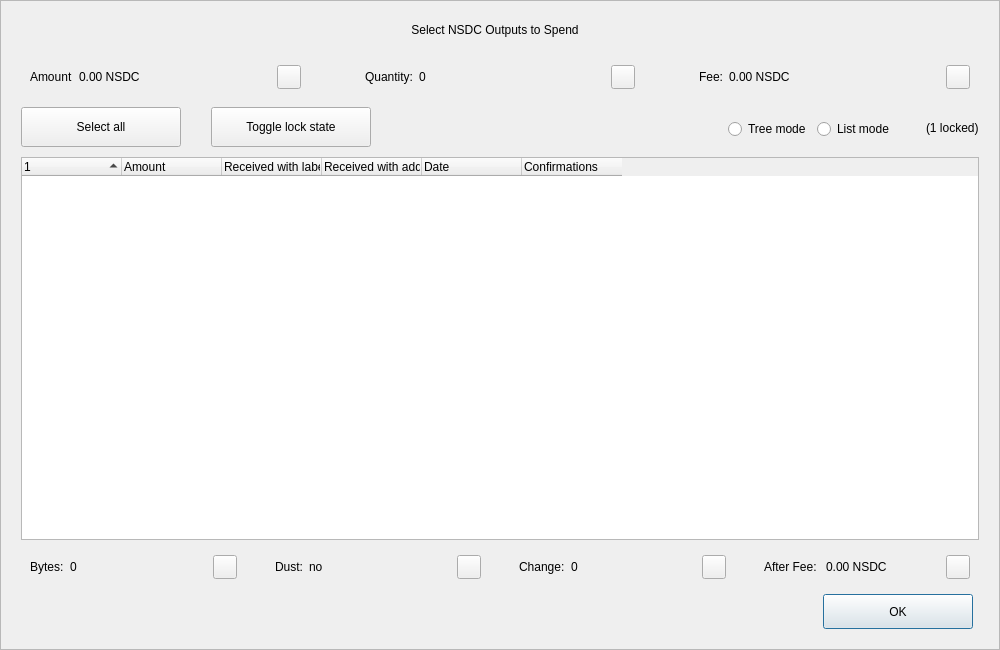
<?xml version="1.0" encoding="UTF-8"?>
<ui version="4.0">
 <class>CoinControlDialog</class>
 <widget class="QDialog" name="CoinControlDialog">
  <property name="geometry">
   <rect>
    <x>0</x>
    <y>0</y>
    <width>1000</width>
    <height>650</height>
   </rect>
  </property>
  <property name="minimumSize">
   <size>
    <width>950</width>
    <height>650</height>
   </size>
  </property>
  <property name="windowTitle">
   <string>Coin Selection</string>
  </property>
  <property name="styleSheet">
   <string notr="true"/>
  </property>
  <layout class="QVBoxLayout" name="verticalLayout">
   <property name="spacing">
    <number>0</number>
   </property>
   <property name="leftMargin">
    <number>0</number>
   </property>
   <property name="topMargin">
    <number>0</number>
   </property>
   <property name="rightMargin">
    <number>0</number>
   </property>
   <property name="bottomMargin">
    <number>0</number>
   </property>
   <item>
    <widget class="QFrame" name="frameContainer">
     <property name="toolTipDuration">
      <number>0</number>
     </property>
     <property name="frameShape">
      <enum>QFrame::StyledPanel</enum>
     </property>
     <property name="frameShadow">
      <enum>QFrame::Raised</enum>
     </property>
     <layout class="QVBoxLayout" name="verticalLayout_2">
      <property name="leftMargin">
       <number>0</number>
      </property>
      <property name="rightMargin">
       <number>0</number>
      </property>
      <property name="bottomMargin">
       <number>20</number>
      </property>
      <item>
       <layout class="QHBoxLayout" name="horizontalLayout_12">
        <property name="spacing">
         <number>0</number>
        </property>
        <property name="leftMargin">
         <number>20</number>
        </property>
        <property name="rightMargin">
         <number>30</number>
        </property>
        <item>
         <spacer name="horizontalSpacer_4">
          <property name="orientation">
           <enum>Qt::Horizontal</enum>
          </property>
          <property name="sizeHint" stdset="0">
           <size>
            <width>40</width>
            <height>20</height>
           </size>
          </property>
         </spacer>
        </item>
        <item>
         <widget class="QLabel" name="labelTitle">
          <property name="minimumSize">
           <size>
            <width>0</width>
            <height>40</height>
           </size>
          </property>
          <property name="maximumSize">
           <size>
            <width>16777215</width>
            <height>40</height>
           </size>
          </property>
          <property name="text">
           <string>Select NSDC Outputs to Spend</string>
          </property>
          <property name="alignment">
           <set>Qt::AlignCenter</set>
          </property>
          <property name="margin">
           <number>7</number>
          </property>
         </widget>
        </item>
        <item>
         <spacer name="horizontalSpacer_5">
          <property name="orientation">
           <enum>Qt::Horizontal</enum>
          </property>
          <property name="sizeHint" stdset="0">
           <size>
            <width>40</width>
            <height>20</height>
           </size>
          </property>
         </spacer>
        </item>
       </layout>
      </item>
      <item>
       <layout class="QHBoxLayout" name="horizontalLayout_8">
        <property name="leftMargin">
         <number>20</number>
        </property>
        <property name="rightMargin">
         <number>20</number>
        </property>
        <item>
         <widget class="QWidget" name="layoutAmount" native="true">
          <layout class="QHBoxLayout" name="horizontalLayout_9" stretch="0,1,0">
           <item>
            <widget class="QLabel" name="labelCoinControlAmountText">
             <property name="text">
              <string>Amount</string>
             </property>
            </widget>
           </item>
           <item>
            <widget class="QLabel" name="labelCoinControlAmount">
             <property name="text">
              <string>0.00 NSDC</string>
             </property>
            </widget>
           </item>
           <item alignment="Qt::AlignHCenter|Qt::AlignVCenter">
            <widget class="QPushButton" name="pushButtonAmount">
             <property name="minimumSize">
              <size>
               <width>0</width>
               <height>24</height>
              </size>
             </property>
             <property name="maximumSize">
              <size>
               <width>24</width>
               <height>26</height>
              </size>
             </property>
             <property name="focusPolicy">
              <enum>Qt::NoFocus</enum>
             </property>
             <property name="styleSheet">
              <string notr="true">padding-bottom:2px;
padding-right:4px;</string>
             </property>
             <property name="text">
              <string/>
             </property>
            </widget>
           </item>
          </layout>
         </widget>
        </item>
        <item>
         <spacer name="horizontalSpacer_2">
          <property name="orientation">
           <enum>Qt::Horizontal</enum>
          </property>
          <property name="sizeType">
           <enum>QSizePolicy::Fixed</enum>
          </property>
          <property name="sizeHint" stdset="0">
           <size>
            <width>40</width>
            <height>20</height>
           </size>
          </property>
         </spacer>
        </item>
        <item>
         <widget class="QWidget" name="layoutQuantity" native="true">
          <layout class="QHBoxLayout" name="horizontalLayout_10" stretch="0,1,0">
           <item>
            <widget class="QLabel" name="labelCoinControlQuantityText">
             <property name="text">
              <string>Quantity:</string>
             </property>
            </widget>
           </item>
           <item>
            <widget class="QLabel" name="labelCoinControlQuantity">
             <property name="text">
              <string>0</string>
             </property>
            </widget>
           </item>
           <item alignment="Qt::AlignHCenter|Qt::AlignVCenter">
            <widget class="QPushButton" name="pushButtonQuantity">
             <property name="minimumSize">
              <size>
               <width>0</width>
               <height>24</height>
              </size>
             </property>
             <property name="maximumSize">
              <size>
               <width>24</width>
               <height>26</height>
              </size>
             </property>
             <property name="focusPolicy">
              <enum>Qt::NoFocus</enum>
             </property>
             <property name="styleSheet">
              <string notr="true">padding-bottom:2px;
               padding-right:4px;</string>
             </property>
             <property name="text">
              <string/>
             </property>
            </widget>
           </item>
          </layout>
         </widget>
        </item>
        <item>
         <spacer name="horizontalSpacer_22">
          <property name="orientation">
           <enum>Qt::Horizontal</enum>
          </property>
          <property name="sizeType">
           <enum>QSizePolicy::Fixed</enum>
          </property>
          <property name="sizeHint" stdset="0">
           <size>
            <width>40</width>
            <height>20</height>
           </size>
          </property>
         </spacer>
        </item>
        <item>
         <widget class="QWidget" name="layoutFee" native="true">
          <layout class="QHBoxLayout" name="horizontalLayout_11" stretch="0,1,0">
           <item>
            <widget class="QLabel" name="labelCoinControlFeeText">
             <property name="text">
              <string>Fee:</string>
             </property>
            </widget>
           </item>
           <item>
            <widget class="QLabel" name="labelCoinControlFee">
             <property name="text">
              <string>0.00 NSDC</string>
             </property>
            </widget>
           </item>
           <item alignment="Qt::AlignHCenter|Qt::AlignVCenter">
            <widget class="QPushButton" name="pushButtonFee">
             <property name="minimumSize">
              <size>
               <width>0</width>
               <height>24</height>
              </size>
             </property>
             <property name="maximumSize">
              <size>
               <width>24</width>
               <height>26</height>
              </size>
             </property>
             <property name="focusPolicy">
              <enum>Qt::NoFocus</enum>
             </property>
             <property name="styleSheet">
              <string notr="true">padding-bottom:2px;
               padding-right:4px;</string>
             </property>
             <property name="text">
              <string/>
             </property>
            </widget>
           </item>
          </layout>
         </widget>
        </item>
       </layout>
      </item>
      <item>
       <widget class="QFrame" name="frame">
        <property name="minimumSize">
         <size>
          <width>0</width>
          <height>40</height>
         </size>
        </property>
        <property name="styleSheet">
         <string notr="true">#frame {
	border:0;
}</string>
        </property>
        <property name="frameShape">
         <enum>QFrame::StyledPanel</enum>
        </property>
        <property name="frameShadow">
         <enum>QFrame::Sunken</enum>
        </property>
        <layout class="QHBoxLayout" name="horizontalLayout">
         <property name="spacing">
          <number>0</number>
         </property>
         <property name="leftMargin">
          <number>20</number>
         </property>
         <property name="topMargin">
          <number>0</number>
         </property>
         <property name="rightMargin">
          <number>20</number>
         </property>
         <property name="bottomMargin">
          <number>0</number>
         </property>
         <item>
          <layout class="QHBoxLayout" name="horizontalLayoutPanel" stretch="0,0,0,0,0,0">
           <property name="spacing">
            <number>20</number>
           </property>
           <item>
            <widget class="QPushButton" name="pushButtonSelectAll">
             <property name="sizePolicy">
              <sizepolicy hsizetype="Maximum" vsizetype="Fixed">
               <horstretch>0</horstretch>
               <verstretch>0</verstretch>
              </sizepolicy>
             </property>
             <property name="minimumSize">
              <size>
               <width>160</width>
               <height>40</height>
              </size>
             </property>
             <property name="maximumSize">
              <size>
               <width>16777215</width>
               <height>40</height>
              </size>
             </property>
             <property name="text">
              <string>Select all</string>
             </property>
             <property name="checkable">
              <bool>true</bool>
             </property>
             <property name="checked">
              <bool>false</bool>
             </property>
             <property name="autoExclusive">
              <bool>false</bool>
             </property>
             <property name="autoDefault">
              <bool>false</bool>
             </property>
            </widget>
           </item>
           <item>
            <spacer name="horizontalSpacer_6">
             <property name="orientation">
              <enum>Qt::Horizontal</enum>
             </property>
             <property name="sizeType">
              <enum>QSizePolicy::Fixed</enum>
             </property>
             <property name="sizeHint" stdset="0">
              <size>
               <width>10</width>
               <height>20</height>
              </size>
             </property>
            </spacer>
           </item>
           <item>
            <widget class="QPushButton" name="pushButtonToggleLock">
             <property name="sizePolicy">
              <sizepolicy hsizetype="Maximum" vsizetype="Fixed">
               <horstretch>0</horstretch>
               <verstretch>0</verstretch>
              </sizepolicy>
             </property>
             <property name="minimumSize">
              <size>
               <width>160</width>
               <height>40</height>
              </size>
             </property>
             <property name="maximumSize">
              <size>
               <width>16777215</width>
               <height>40</height>
              </size>
             </property>
             <property name="text">
              <string>Toggle lock state</string>
             </property>
             <property name="checkable">
              <bool>true</bool>
             </property>
             <property name="autoExclusive">
              <bool>false</bool>
             </property>
             <property name="autoDefault">
              <bool>false</bool>
             </property>
            </widget>
           </item>
           <item>
            <spacer name="horizontalSpacer_7">
             <property name="orientation">
              <enum>Qt::Horizontal</enum>
             </property>
             <property name="sizeType">
              <enum>QSizePolicy::Expanding</enum>
             </property>
             <property name="sizeHint" stdset="0">
              <size>
               <width>30</width>
               <height>20</height>
              </size>
             </property>
            </spacer>
           </item>
           <item alignment="Qt::AlignRight">
            <widget class="QGroupBox" name="groupBox_2">
             <property name="styleSheet">
              <string notr="true">#groupBox_2 {
    background-color:transparent;
    border-radius:0;
}</string>
             </property>
             <property name="title">
              <string/>
             </property>
             <layout class="QHBoxLayout" name="horizontalLayout_14">
              <item>
               <widget class="QRadioButton" name="radioTreeMode">
                <property name="sizePolicy">
                 <sizepolicy hsizetype="Maximum" vsizetype="Fixed">
                  <horstretch>0</horstretch>
                  <verstretch>0</verstretch>
                 </sizepolicy>
                </property>
                <property name="text">
                 <string>Tree mode</string>
                </property>
               </widget>
              </item>
              <item>
               <widget class="QRadioButton" name="radioListMode">
                <property name="sizePolicy">
                 <sizepolicy hsizetype="Maximum" vsizetype="Fixed">
                  <horstretch>0</horstretch>
                  <verstretch>0</verstretch>
                 </sizepolicy>
                </property>
                <property name="text">
                 <string>List mode</string>
                </property>
                <property name="checked">
                 <bool>false</bool>
                </property>
               </widget>
              </item>
             </layout>
            </widget>
           </item>
           <item>
            <widget class="QLabel" name="labelLocked">
             <property name="text">
              <string>(1 locked)</string>
             </property>
            </widget>
           </item>
          </layout>
         </item>
        </layout>
       </widget>
      </item>
      <item>
       <layout class="QHBoxLayout" name="horizontalLayout_13">
        <property name="leftMargin">
         <number>20</number>
        </property>
        <property name="rightMargin">
         <number>20</number>
        </property>
        <item>
         <widget class="CoinControlTreeWidget" name="treeWidget">
          <property name="contextMenuPolicy">
           <enum>Qt::CustomContextMenu</enum>
          </property>
          <property name="styleSheet">
           <string notr="true"/>
          </property>
          <property name="sortingEnabled">
           <bool>false</bool>
          </property>
          <property name="columnCount">
           <number>6</number>
          </property>
          <attribute name="headerShowSortIndicator" stdset="0">
           <bool>true</bool>
          </attribute>
          <attribute name="headerStretchLastSection">
           <bool>false</bool>
          </attribute>
          <column>
           <property name="text">
            <string/>
           </property>
          </column>
          <column>
           <property name="text">
            <string>Amount</string>
           </property>
          </column>
          <column>
           <property name="text">
            <string>Received with label</string>
           </property>
          </column>
          <column>
           <property name="text">
            <string>Received with address</string>
           </property>
          </column>
          <column>
           <property name="text">
            <string>Date</string>
           </property>
          </column>
          <column>
           <property name="text">
            <string>Confirmations</string>
           </property>
           <property name="toolTip">
            <string>Confirmed</string>
           </property>
          </column>
         </widget>
        </item>
       </layout>
      </item>
      <item>
       <layout class="QHBoxLayout" name="horizontalLayout_3">
        <property name="spacing">
         <number>20</number>
        </property>
        <property name="leftMargin">
         <number>20</number>
        </property>
        <property name="rightMargin">
         <number>20</number>
        </property>
        <item>
         <widget class="QWidget" name="layoutBytes" native="true">
          <layout class="QHBoxLayout" name="horizontalLayout_4" stretch="0,1,0">
           <item>
            <widget class="QLabel" name="labelCoinControlBytesText">
             <property name="text">
              <string>Bytes:</string>
             </property>
            </widget>
           </item>
           <item>
            <widget class="QLabel" name="labelCoinControlBytes">
             <property name="text">
              <string>0</string>
             </property>
            </widget>
           </item>
           <item alignment="Qt::AlignHCenter|Qt::AlignVCenter">
            <widget class="QPushButton" name="pushButtonBytes">
             <property name="minimumSize">
              <size>
               <width>0</width>
               <height>24</height>
              </size>
             </property>
             <property name="maximumSize">
              <size>
               <width>24</width>
               <height>26</height>
              </size>
             </property>
             <property name="focusPolicy">
              <enum>Qt::NoFocus</enum>
             </property>
             <property name="styleSheet">
              <string notr="true">padding-bottom:2px;
               padding-right:4px;</string>
             </property>
             <property name="text">
              <string/>
             </property>
            </widget>
           </item>
          </layout>
         </widget>
        </item>
        <item>
         <widget class="QWidget" name="layoutDust" native="true">
          <layout class="QHBoxLayout" name="horizontalLayout_5" stretch="0,1,0">
           <item>
            <widget class="QLabel" name="labelCoinControlLowOutputText">
             <property name="text">
              <string>Dust:</string>
             </property>
            </widget>
           </item>
           <item>
            <widget class="QLabel" name="labelCoinControlLowOutput">
             <property name="text">
              <string>no</string>
             </property>
            </widget>
           </item>
           <item alignment="Qt::AlignHCenter|Qt::AlignVCenter">
            <widget class="QPushButton" name="pushButtonDust">
             <property name="minimumSize">
              <size>
               <width>0</width>
               <height>24</height>
              </size>
             </property>
             <property name="maximumSize">
              <size>
               <width>24</width>
               <height>26</height>
              </size>
             </property>
             <property name="focusPolicy">
              <enum>Qt::NoFocus</enum>
             </property>
             <property name="styleSheet">
              <string notr="true">padding-bottom:2px;
               padding-right:4px;</string>
             </property>
             <property name="text">
              <string/>
             </property>
            </widget>
           </item>
          </layout>
         </widget>
        </item>
        <item>
         <widget class="QWidget" name="layoutChange" native="true">
          <layout class="QHBoxLayout" name="horizontalLayout_6" stretch="0,1,0">
           <item>
            <widget class="QLabel" name="labelCoinControlChangeText">
             <property name="text">
              <string>Change:</string>
             </property>
            </widget>
           </item>
           <item>
            <widget class="QLabel" name="labelCoinControlChange">
             <property name="text">
              <string>0</string>
             </property>
            </widget>
           </item>
           <item alignment="Qt::AlignHCenter|Qt::AlignVCenter">
            <widget class="QPushButton" name="pushButtonChange">
             <property name="minimumSize">
              <size>
               <width>0</width>
               <height>24</height>
              </size>
             </property>
             <property name="maximumSize">
              <size>
               <width>24</width>
               <height>26</height>
              </size>
             </property>
             <property name="focusPolicy">
              <enum>Qt::NoFocus</enum>
             </property>
             <property name="styleSheet">
              <string notr="true">padding-bottom:2px;
               padding-right:4px;</string>
             </property>
             <property name="text">
              <string/>
             </property>
            </widget>
           </item>
          </layout>
         </widget>
        </item>
        <item>
         <widget class="QWidget" name="layoutAfter" native="true">
          <layout class="QHBoxLayout" name="horizontalLayout_7" stretch="0,1,0">
           <item>
            <widget class="QLabel" name="labelCoinControlAfterFeeText">
             <property name="text">
              <string>After Fee: </string>
             </property>
            </widget>
           </item>
           <item>
            <widget class="QLabel" name="labelCoinControlAfterFee">
             <property name="text">
              <string>0.00 NSDC</string>
             </property>
            </widget>
           </item>
           <item alignment="Qt::AlignHCenter|Qt::AlignVCenter">
            <widget class="QPushButton" name="pushButtonAlterFee">
             <property name="minimumSize">
              <size>
               <width>0</width>
               <height>24</height>
              </size>
             </property>
             <property name="maximumSize">
              <size>
               <width>24</width>
               <height>26</height>
              </size>
             </property>
             <property name="focusPolicy">
              <enum>Qt::NoFocus</enum>
             </property>
             <property name="styleSheet">
              <string notr="true">padding-bottom:2px;
               padding-right:4px;</string>
             </property>
             <property name="text">
              <string/>
             </property>
            </widget>
           </item>
          </layout>
         </widget>
        </item>
       </layout>
      </item>
      <item>
       <layout class="QHBoxLayout" name="horizontalLayout_2">
        <property name="spacing">
         <number>0</number>
        </property>
        <property name="leftMargin">
         <number>20</number>
        </property>
        <property name="rightMargin">
         <number>26</number>
        </property>
        <item>
         <spacer name="horizontalSpacer_3">
          <property name="orientation">
           <enum>Qt::Horizontal</enum>
          </property>
          <property name="sizeHint" stdset="0">
           <size>
            <width>558</width>
            <height>20</height>
           </size>
          </property>
         </spacer>
        </item>
        <item>
         <widget class="QPushButton" name="pushButtonOk">
          <property name="minimumSize">
           <size>
            <width>150</width>
            <height>35</height>
           </size>
          </property>
          <property name="text">
           <string>OK</string>
          </property>
         </widget>
        </item>
       </layout>
      </item>
     </layout>
    </widget>
   </item>
  </layout>
 </widget>
 <customwidgets>
  <customwidget>
   <class>CoinControlTreeWidget</class>
   <extends>QTreeWidget</extends>
   <header>coincontroltreewidget.h</header>
  </customwidget>
 </customwidgets>
 <resources/>
 <connections/>
</ui>
